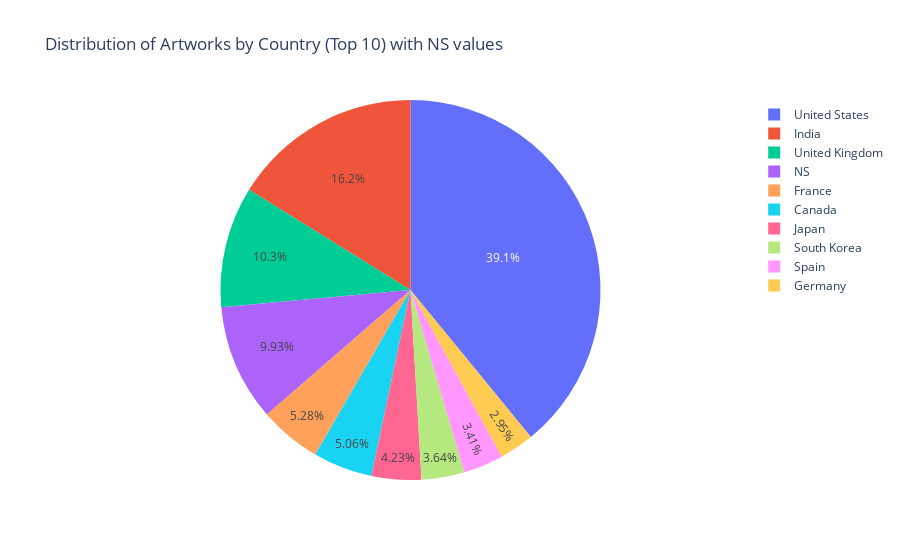

Notebook source saved alongside this figure:
### Code cell
#plotly
country_counts = df_netflix_copy['country'].value_counts().head(10)

country_df = pd.DataFrame({'Country': country_counts.index, 'Count': country_counts.values})

fig = px.pie(country_df, values='Count', names='Country', title='Distribution of Artworks by Country (Top 10) with NS values')
fig.show()

### Figure 1 — Plotly figure (JSON) as saved in the notebook; plotly's stock layout.template omitted (floating-point values rounded to 4 significant figures)
{"data": [{"domain": {"x": [0, 1], "y": [0, 1]}, "hovertemplate": "Country=%{label}<br>Count=%{value}<extra></extra>", "labels": ["United States", "India", "United Kingdom", "NS", "France", "Canada", "Japan", "South Korea", "Spain", "Germany"], "legendgroup": "", "name": "", "showlegend": true, "type": "pie", "values": [6780, 2804, 1783, 1722, 916, 877, 733, 632, 591, 511]}], "layout": {"legend": {"tracegroupgap": 0}, "title": {"text": "Distribution of Artworks by Country (Top 10) with NS values"}}}
